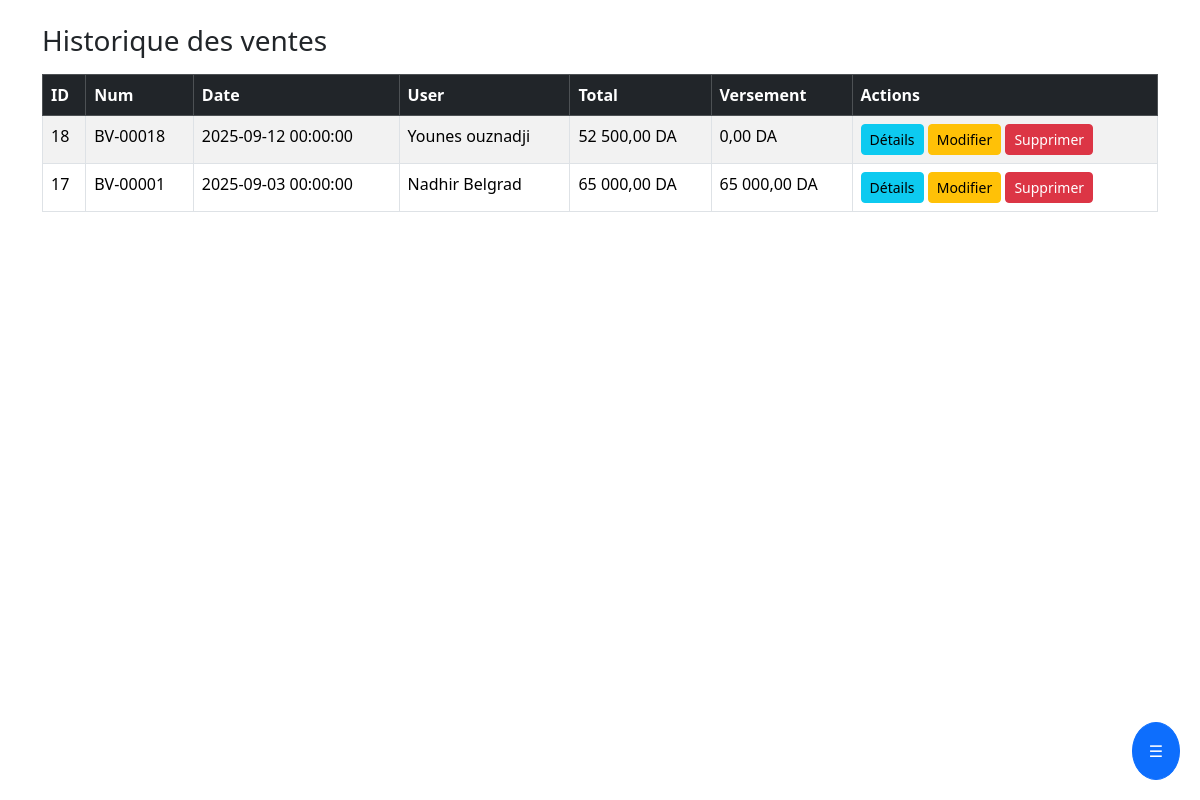
The page /ventes_historique.php (signed in) on the database its author committed.
### tables this page shows
CREATE TABLE `ventes` (
  `id` int(11) NOT NULL,
  `num_vente` varchar(50) NOT NULL,
  `date` datetime NOT NULL DEFAULT current_timestamp(),
  `id_user` int(11) NOT NULL,
  `versement` decimal(10,2) NOT NULL DEFAULT 0.00
);

CREATE TABLE `users` (
  `id` int(11) NOT NULL,
  `username` varchar(100) NOT NULL,
  `password` varchar(255) NOT NULL,
  `rank` varchar(50) NOT NULL,
  `telephone` varchar(50) NOT NULL
);

### ventes_historique.php (the view, shortened to what this page needs)
<?php
include "includes/db.php";
include "includes/header.php";
include "includes/sidebar.php";
$sql = "SELECT v.id, v.num_vente, v.date, v.versement, u.username,
               COALESCE(SUM(vd.prix_vente * vd.quantite), 0) AS total
        FROM ventes v
        LEFT JOIN users u ON v.id_user = u.id
        LEFT JOIN ventes_details vd ON v.id = vd.id_vente
        GROUP BY v.id, v.num_vente, v.date, v.versement, u.username
        ORDER BY v.id DESC";
$stmt = $conn->prepare($sql);
$stmt->execute();
$ventes = $stmt->fetchAll(PDO::FETCH_ASSOC);
?>
<div class="container mt-4">
    <h3 class="mb-3">Historique des ventes</h3>
    <table class="table table-bordered table-striped">
        <thead class="table-dark">
            <tr>
                <th>ID</th>
                <th>Num</th>
                <th>Date</th>
                <th>User</th>
                <th>Total</th>
                <th>Versement</th>
                <th>Actions</th>
            </tr>
        </thead>
        <tbody>
            <?php if (!empty($ventes)) : ?>
                <?php foreach ($ventes as $vente) : ?>
                    <tr>
                        <td><?= htmlspecialchars($vente['id']) ?></td>
                        <td><?= htmlspecialchars($vente['num_vente']) ?></td>
                        <td><?= htmlspecialchars($vente['date']) ?></td>
                        <td><?= htmlspecialchars($vente['username'] ?? "Inconnu") ?></td>
                        <td><?= number_format($vente['total'], 2, ',', ' ') ?> DA</td>
                        <td><?= number_format($vente['versement'], 2, ',', ' ') ?> DA</td>
                        <td>
                            <a href="vente_details.php?id=<?= urlencode($vente['id']) ?>"
                               class="btn btn-info btn-sm">
                                <span class="d-none d-sm-inline">
                                    <i class="glyphicon glyphicon-list"></i> Détails
                                </span>
                            </a>
                            <a href="edit_vente.php?id=<?= urlencode($vente['id']) ?>"
                               class="btn btn-warning btn-sm">
                                <span class="d-none d-sm-inline">
                                    <i class="glyphicon glyphicon-edit"></i> Modifier
                                </span>
                            </a>
                            <a href="vente_delete.php?id=<?= urlencode($vente['id']) ?>"
                               class="btn btn-danger btn-sm"
                               onclick="return confirm('Voulez-vous vraiment supprimer cette vente ?');">
                                <span class="d-none d-sm-inline">
                                    <i class="glyphicon glyphicon-trash"></i> Supprimer
                                </span>
                            </a>
                        </td>
                    </tr>
                <?php endforeach; ?>
            <?php else : ?>
                <tr>
                    <td colspan="7" class="text-center">Aucune vente trouvée.</td>
                </tr>
            <?php endif; ?>
        </tbody>
    </table>
</div>

### rows shown on the page
ventes: id "18", num_vente "BV-00018", date "2025-09-12 00:00:00", id_user.username "Younes ouznadji", total "52 500,00", versement "0,00"
ventes: id "17", num_vente "BV-00001", date "2025-09-03 00:00:00", id_user.username "Nadhir Belgrad", total "65 000,00", versement "65 000,00"
